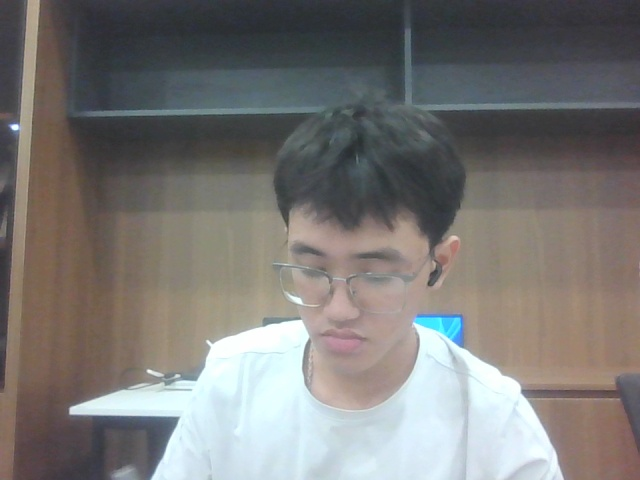
#> input picture cam_snap.jpg, 640 x 480 px
$ python create_benchmark_video.py
#> lines starting #> are read from the running program, lines starting #| are printed output that depends on the picture
"""Generates the standardized multi-segment benchmark video benchmark_input.mp4.
Contains 8 distinct segments (800 frames @ 30 FPS, 1280x720):
1. No hand (Idle background) - 100 frames
2. 1 Hand steady (Neutral) - 100 frames
3. Scissors gesture (Trigger Left) - 100 frames
4. Like gesture (Trigger Right) - 100 frames
5. Open Palm gesture (Trigger Blackout) - 100 frames
6. Fast motion (Speed stress test) - 100 frames
7. 2 Hands simultaneous - 100 frames
8. Far hand (Distance/scale test) - 100 frames
"""

import cv2
import numpy as np

def place_image(canvas, img, center_x, center_y, scale=1.0):
    """Place img onto canvas centered at (center_x, center_y) with scale."""
    h, w = img.shape[:2]
    nw, nh = max(10, int(w * scale)), max(10, int(h * scale))
    resized = cv2.resize(img, (nw, nh), interpolation=cv2.INTER_AREA if scale < 1.0 else cv2.INTER_LINEAR)

    ch, cw = canvas.shape[:2]
    x1 = center_x - nw // 2
    y1 = center_y - nh // 2
    x2 = x1 + nw
    y2 = y1 + nh

    # Clip coordinates
    src_x1 = max(0, -x1)
    src_y1 = max(0, -y1)
    src_x2 = nw - max(0, x2 - cw)
    src_y2 = nh - max(0, y2 - ch)

    dst_x1 = max(0, x1)
    dst_y1 = max(0, y1)
    dst_x2 = min(cw, x2)
    dst_y2 = min(ch, y2)

    if dst_x2 > dst_x1 and dst_y2 > dst_y1 and src_x2 > src_x1 and src_y2 > src_y1:
        canvas[dst_y1:dst_y2, dst_x1:dst_x2] = resized[src_y1:src_y2, src_x1:src_x2]

def create_benchmark_video(out_path="benchmark_input.mp4", width=1280, height=720, fps=30):
#> called with out_path = 'benchmark_input.mp4', width = 1280, height = 720, fps = 30
    print("Loading reference assets...")
    img_bg = cv2.imread("cam_snap.jpg")
#> img_bg is the input picture: shape (480, 640, 3); mean B, G, R 118, 120.1, 122.2
    if img_bg is None or img_bg.shape[:2] != (height, width):
        img_bg = cv2.resize(img_bg, (width, height)) if img_bg is not None else np.full((height, width, 3), 40, dtype=np.uint8)
#> img_bg: shape (720, 1280, 3)

    img_scissors = cv2.imread("victory.jpg")
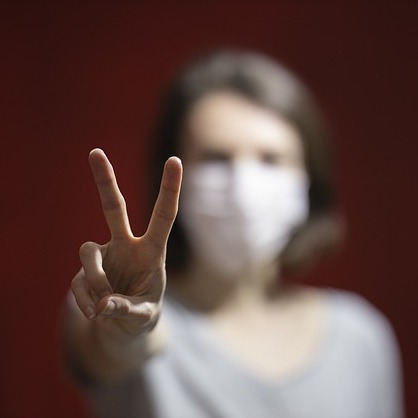
#> input picture victory.jpg, 418 x 418 px
#> img_scissors is the input picture: shape (418, 418, 3); mean B, G, R 69.7, 74.3, 99.7
    img_like = cv2.imread("thumbs_up.jpg")
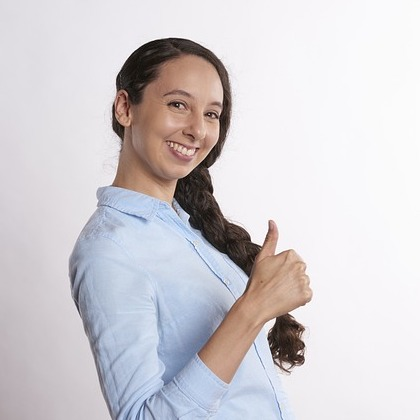
#> input picture thumbs_up.jpg, 420 x 420 px
#> img_like is the input picture: shape (420, 420, 3); mean B, G, R 210.5, 206.7, 210.5
    img_open = cv2.imread("test_open_palm.jpg")
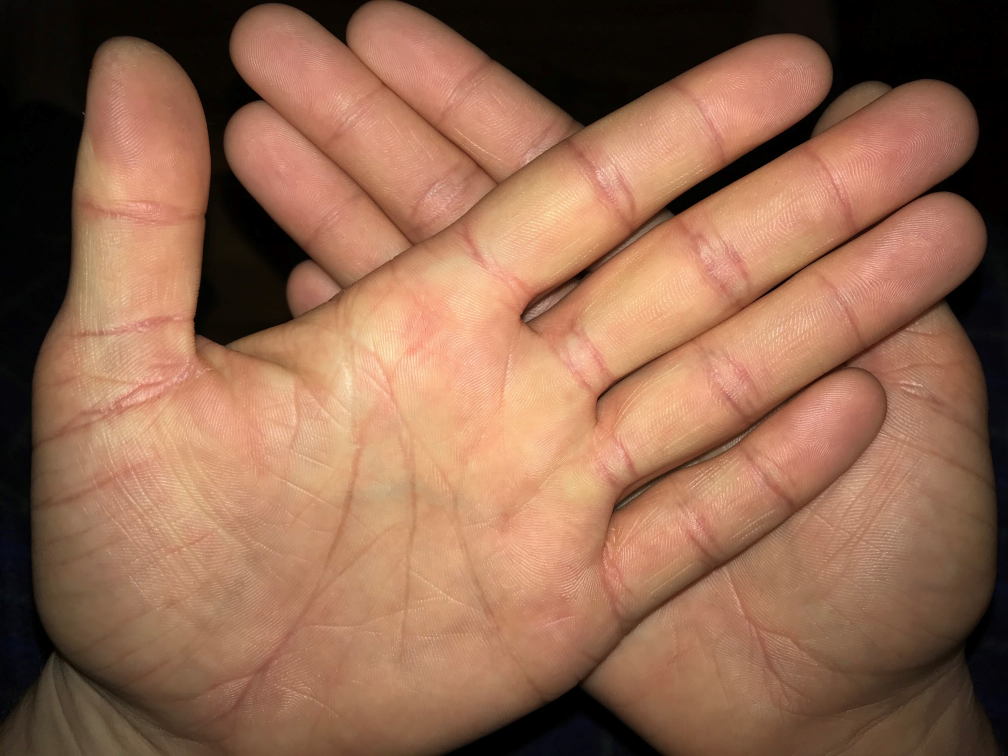
#> input picture test_open_palm.jpg, 4032 x 3024 px (shown at 1/4 size)
#> img_open is the input picture: shape (3024, 4032, 3); mean B, G, R 80.4, 104.1, 146.7
    img_2hands = cv2.imread("woman_hands.jpg")
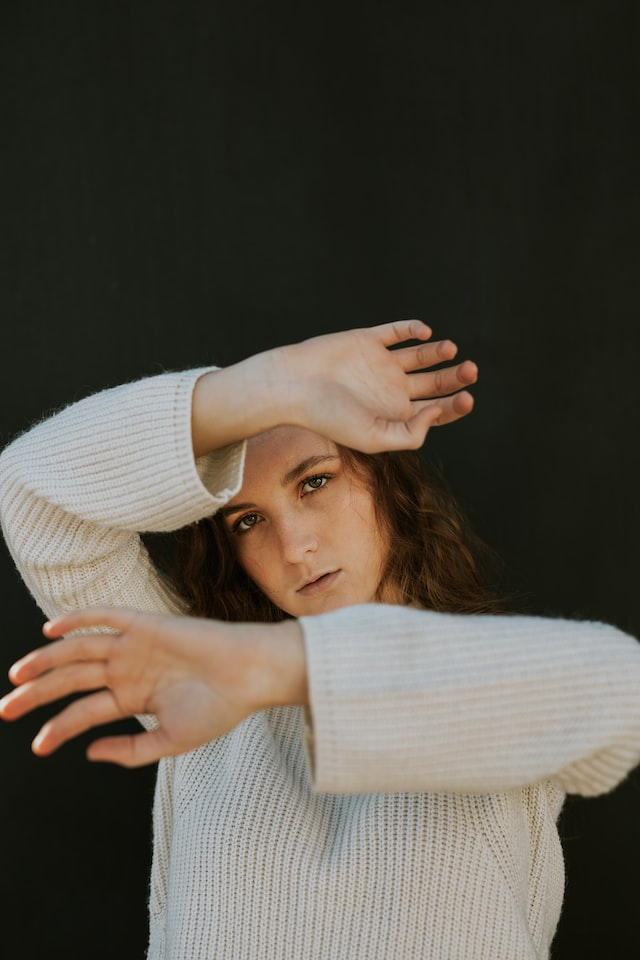
#> input picture woman_hands.jpg, 640 x 960 px
#> img_2hands is the input picture: shape (960, 640, 3); mean B, G, R 70.6, 80.5, 86.4

    fourcc = cv2.VideoWriter_fourcc(*"mp4v")
    out = cv2.VideoWriter(out_path, fourcc, fps, (width, height))

    frames_per_seg = 100

    # Segment 1: No Hand (100 frames)
    print("Writing Segment 1: No Hand...")
    for _ in range(frames_per_seg):
        out.write(img_bg)

    # Segment 2: 1 Hand Steady (100 frames)
    print("Writing Segment 2: 1 Hand Steady...")
    for _ in range(frames_per_seg):
        frame = img_bg.copy()
        place_image(frame, img_like, width // 2, height // 2, scale=1.0)
        out.write(frame)

    # Segment 3: Scissors Gesture (100 frames: steady -> left movement -> steady)
    print("Writing Segment 3: Scissors Gesture...")
    for i in range(frames_per_seg):
        frame = img_bg.copy()
        if i < 25:
            cx = width // 2
        elif i < 65:
            progress = (i - 25) / 40.0
            cx = int(width // 2 - progress * 260)
        else:
            cx = width // 2 - 260
        place_image(frame, img_scissors, cx, height // 2, scale=1.1)
        out.write(frame)

    # Segment 4: Like Gesture (100 frames: steady -> right movement -> steady)
    print("Writing Segment 4: Like Gesture...")
    for i in range(frames_per_seg):
        frame = img_bg.copy()
        if i < 25:
            cx = width // 2
        elif i < 65:
            progress = (i - 25) / 40.0
            cx = int(width // 2 + progress * 260)
        else:
            cx = width // 2 + 260
        place_image(frame, img_like, cx, height // 2, scale=1.0)
        out.write(frame)

    # Segment 5: Open Palm Gesture (100 frames: steady -> hold -> steady)
    print("Writing Segment 5: Open Palm Gesture...")
    for i in range(frames_per_seg):
        frame = img_bg.copy()
        place_image(frame, img_open, width // 2, height // 2, scale=0.45)
        out.write(frame)
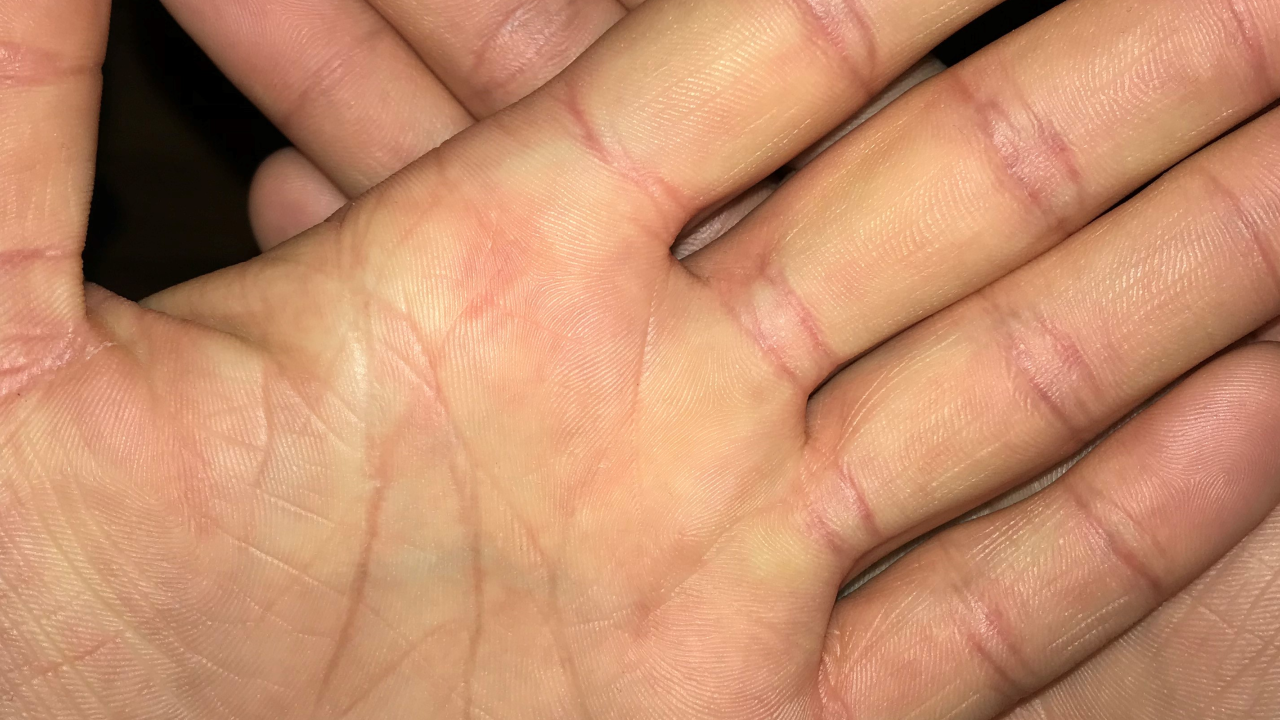
#> frame: shape (720, 1280, 3); mean B, G, R 108.1, 141, 196.8

    # Segment 6: Fast Motion (100 frames: rapid sine wave oscillation across frame)
    print("Writing Segment 6: Fast Motion...")
    for i in range(frames_per_seg):
        frame = img_bg.copy()
        cx = int(width // 2 + 400 * np.sin(i * 0.35))
        cy = int(height // 2 + 100 * np.cos(i * 0.35))
        place_image(frame, img_scissors, cx, cy, scale=1.0)
        out.write(frame)

    # Segment 7: 2 Hands (100 frames: both hands present simultaneously)
    print("Writing Segment 7: 2 Hands...")
    for _ in range(frames_per_seg):
        frame = img_bg.copy()
        place_image(frame, img_2hands, width // 2, height // 2, scale=0.7)
        out.write(frame)
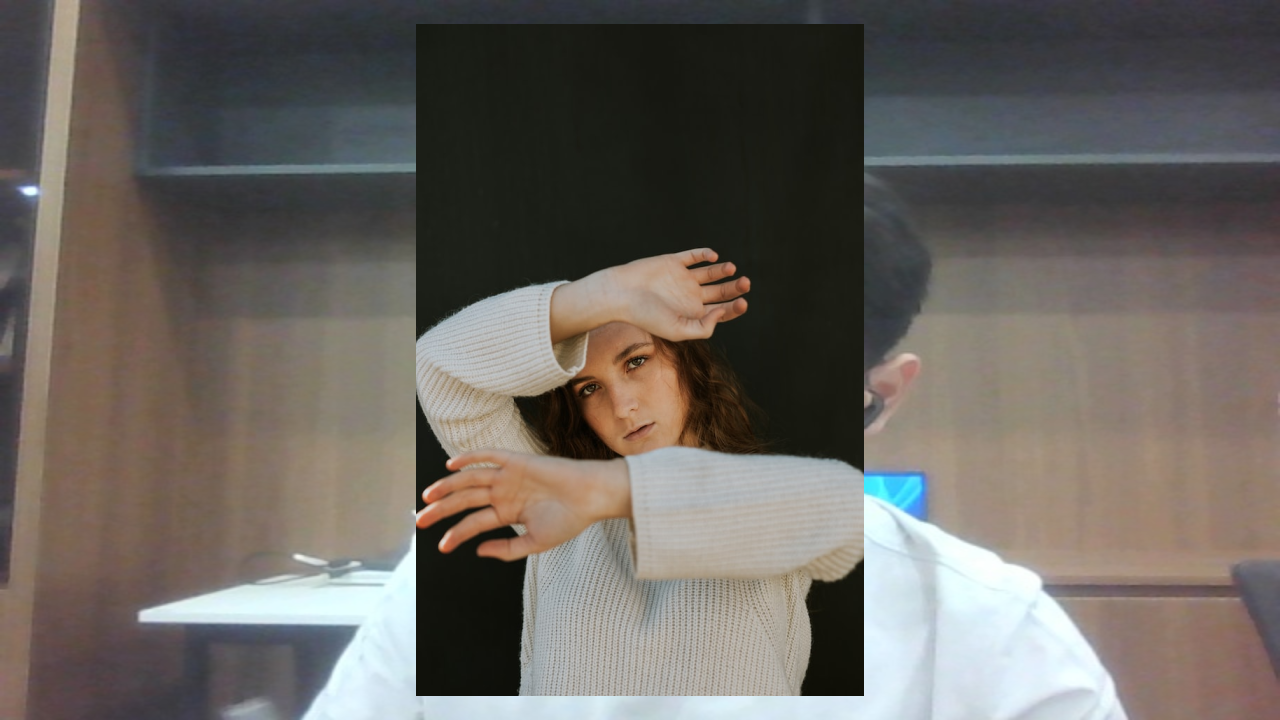
#> frame: shape (720, 1280, 3); mean B, G, R 96.3, 101.5, 106.7

    # Segment 8: Far Hand (100 frames: hand scaled down to distance threshold)
    print("Writing Segment 8: Far Hand...")
    for _ in range(frames_per_seg):
        frame = img_bg.copy()
        place_image(frame, img_scissors, width // 2, height // 2, scale=0.60)
        out.write(frame)
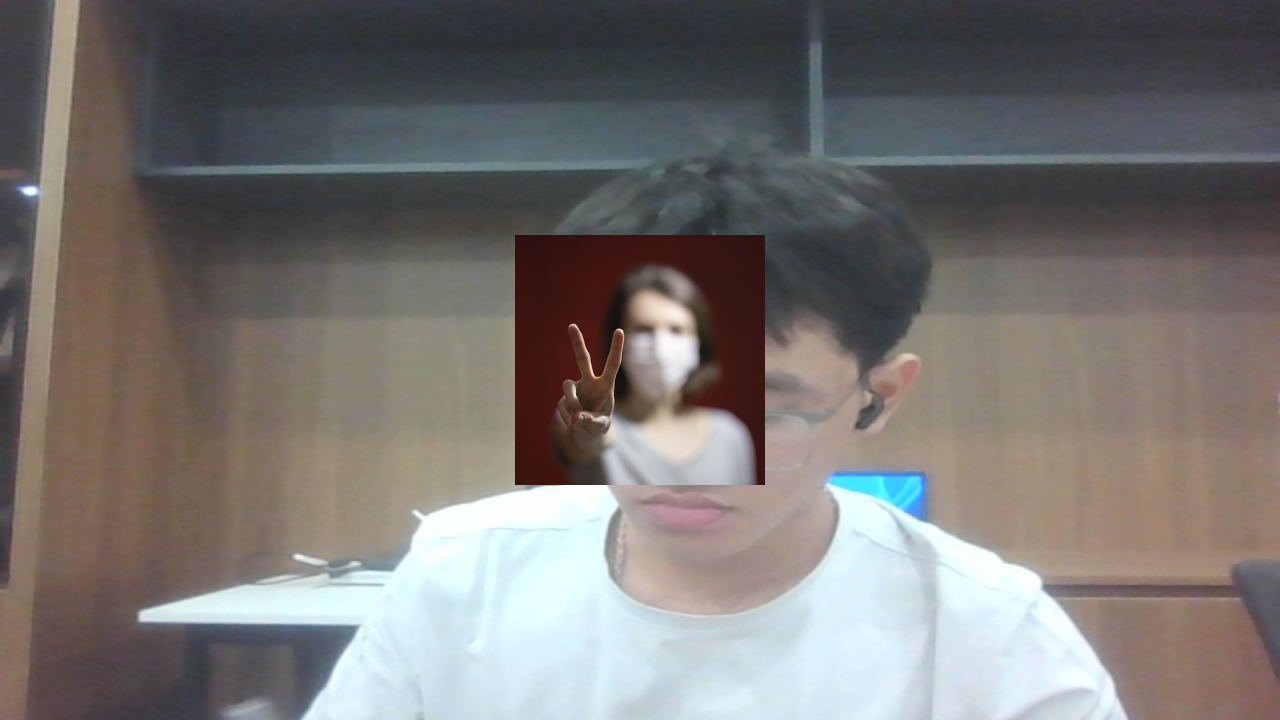
#> frame: shape (720, 1280, 3); mean B, G, R 114.7, 116.8, 120.2

    out.release()
    print(f"Successfully generated {out_path} (800 frames, 1280x720, 30 FPS).")

if __name__ == "__main__":
    create_benchmark_video()
